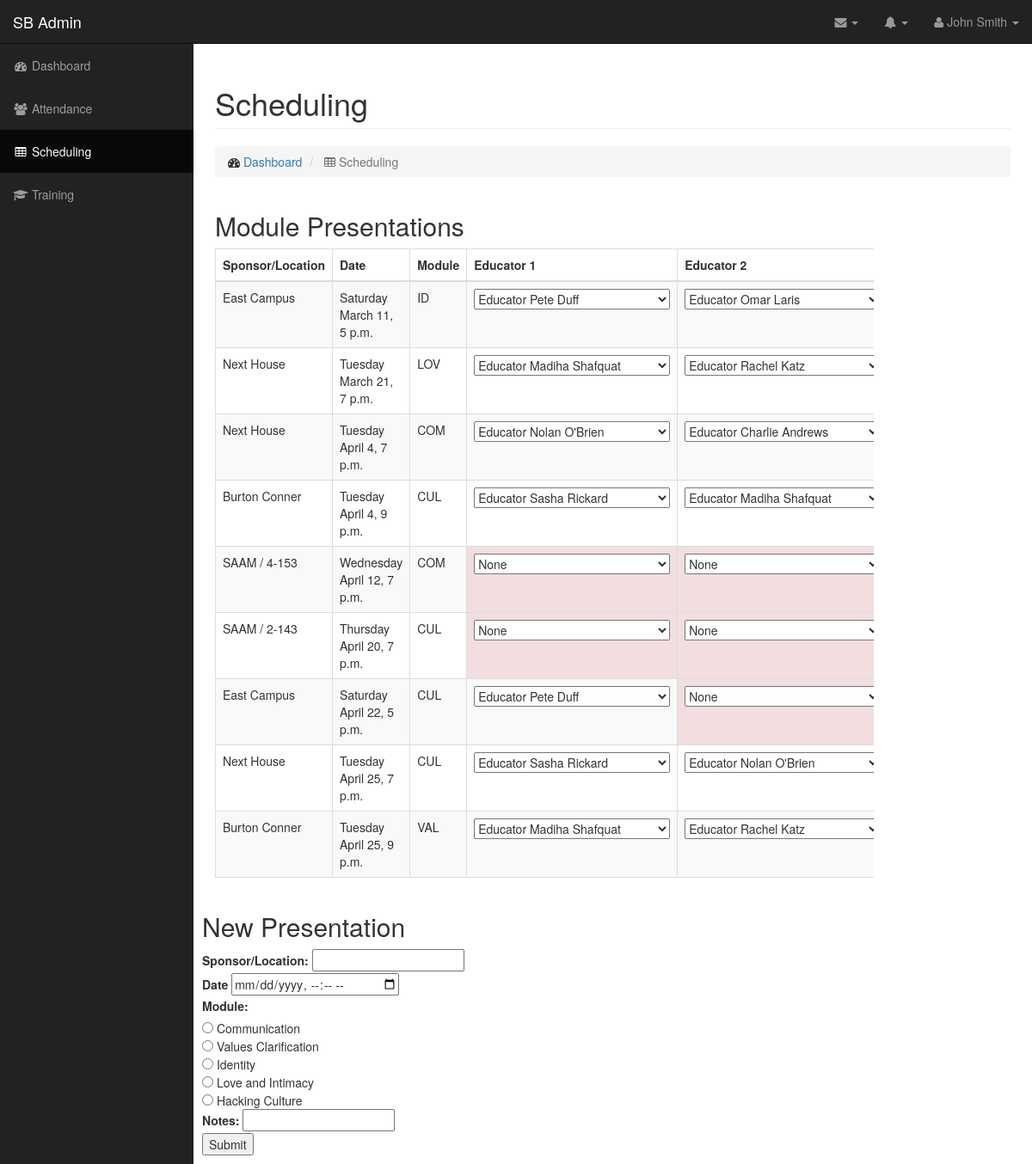
The page /scheduling on the database its author committed.
### pleasure_app/models.py (models this page shows)
class Presentation(models.Model):
	MODULE_CHOICE_ENUM = (
                ('COM','Communication'),
                ('VAL','Values'),
                ('ID','Identity'),
                ('LOV','Love'),
                ('CUL','Culture'),
        )
	location = models.CharField(max_length=200,null=True,blank=True)
	subject = models.CharField(max_length=3,choices=MODULE_CHOICE_ENUM)
	date = models.DateTimeField()
	educator1 = models.ForeignKey(
		'Educator',
		related_name='educator1',
		blank=True,
		null=True,
	)
	educator2 = models.ForeignKey(
                'Educator',
                related_name='educator2',
                blank=True,
                null=True,
        )
        supporter = models.ForeignKey(
                'Educator',
                related_name='supporter',
                blank=True,
                null=True,
        )
	notes = models.TextField(null=True,blank=True)
	def __str__(self):
		return "Presentation at " + str(self.location) + " on " + str(self.subject) + ", " + str(self.date)

class Educator(models.Model):
	first_name = models.CharField(max_length=200)
	last_name = models.CharField(max_length=200)
	training_class = models.CharField(max_length=10)
	graduation_year = models.IntegerField(default=0)
	athena = models.CharField(max_length=20)
	active = models.BooleanField(default=True)
	trained_communication = models.ForeignKey(
		'Training',
		related_name='com_training',
		blank = True,
		null = True,
		limit_choices_to={'module':'COM'},
	)
	trained_values = models.ForeignKey(
                'Training',
        	related_name='val_training',
		blank = True,
                null = True,
                limit_choices_to={'module':'VAL'},
        )
	trained_identity = models.ForeignKey(
                'Training',
		related_name='id_training',
                blank = True,
                null = True,
                limit_choices_to={'module':'ID'},
        )
	trained_love = models.ForeignKey(
                'Training',
		related_name='lov_training',
                blank = True,
        	null = True,
                limit_choices_to={'module':'LOV'},
        )
	trained_culture = models.ForeignKey(
                'Training',
		related_name='cul_training',
                blank = True,
                null = True,
                limit_choices_to={'module':'CUL'},
        )
	def __str__(self):
		return "Educator " + str(self.first_name) + ' '  + str(self.last_name)

### pleasure_app/views.py (the view)
# urls.py: url(r'^scheduling', views.scheduling, name='scheduling'),
def scheduling(request):
	educator_list = Educator.objects.filter(active=True).order_by('first_name')
	presentation_list = Presentation.objects.all().order_by('date')
	template = loader.get_template('pleasure_app/scheduling.html')
	context = {
		'educator_list':educator_list,
		'presentation_list':presentation_list,
	}
	return HttpResponse(template.render(context, request))

### pleasure_app/templates/pleasure_app/scheduling.html (shortened to what this page needs)
<!DOCTYPE html>
<html lang="en">
{% load static %}
<head>
    <link href="{% static "pleasure_app/css/bootstrap.min.css"%}"rel="stylesheet">
    <link href="{% static "pleasure_app/css/sb-admin.css"%}" rel="stylesheet">
    <link href="{% static "pleasure_app/font-awesome/css/font-awesome.min.css"%}" rel="stylesheet" type="text/css">
</head>
<body>
    <div id="wrapper">
        <nav class="navbar navbar-inverse navbar-fixed-top" role="navigation">
            <div class="navbar-header">
                <a class="navbar-brand" href="index.html">SB Admin</a>
            </div>
            <ul class="nav navbar-right top-nav">
                <li class="dropdown">
                    <a href="#" class="dropdown-toggle" data-toggle="dropdown"><i class="fa fa-envelope"></i> <b class="caret"></b></a>
                </li>
                <li class="dropdown">
                    <a href="#" class="dropdown-toggle" data-toggle="dropdown"><i class="fa fa-bell"></i> <b class="caret"></b></a>
                </li>
                <li class="dropdown">
                    <a href="#" class="dropdown-toggle" data-toggle="dropdown"><i class="fa fa-user"></i> John Smith <b class="caret"></b></a>
                </li>
            </ul>
            <div class="collapse navbar-collapse navbar-ex1-collapse">
                <ul class="nav navbar-nav side-nav">
                    <li>
                        <a href="index.html"><i class="fa fa-fw fa-dashboard"></i> Dashboard</a>
                    </li>
                    <li>
                        <a href="attendance.html"><i class="fa fa-fw fa-users"></i> Attendance</a>
                    </li>
                    <li class="active">
                        <a href="scheduling.html.html"><i class="fa fa-fw fa-table"></i> Scheduling</a>
                    </li>
                    <li>
                        <a href="training.html"><i class ="fa fa-fw fa-graduation-cap"></i> Training</a>
                   </li>
                </ul>
            </div>
        </nav>
        <div id="page-wrapper">
            <div class="container-fluid">
                <div class="row">
                    <div class="col-lg-12">
                        <h1 class="page-header">
                            Scheduling
                        </h1>
                        <ol class="breadcrumb">
                            <li>
                                <i class="fa fa-dashboard"></i>  <a href="index.html">Dashboard</a>
                            </li>
                            <li class="active">
                                <i class="fa fa-table"></i> Scheduling
                            </li>
                        </ol>
                    </div>
                </div>
                <div class="row">
                    <div class="col-lg-10">
                        <h2>Module Presentations</h2>
                        <div class="table-responsive">
                            <table class="table table-bordered table-hover table-striped">
                                <thead>
                                    <tr>
                                        <th>Sponsor/Location</th>
                                        <th>Date</th>
                                        <th>Module</th>
                                        <th>Educator 1</th>
                                        <th>Educator 2</th>
                                    </tr>
                                </thead>
                                {% if presentation_list %}
                                    <tr>
                                    {% for pres in presentation_list %}
                                        <td>{{ pres.location }}</td>
                                        <td>{{ pres.date|date:"l N j, P" }}</td>
                                        <td>{{ pres.subject }}</td>
					<td {% if not pres.educator1 %} class="danger" {% endif %} >
						<select id="ed1_select_{{pres.id}}" onchange="updatePresentation('{{pres.id}}')">
							<option value="Null"> None </option>
							{% for ed in educator_list %}
								<option value="{{ ed.athena }}" {% if ed == pres.educator1 %}selected{% endif %} >{{ ed }}</option>
							{% endfor %}
						</select>
					</td>
                                        <td {% if not pres.educator2 %} class="danger" {% endif %} >
                                                <select id="ed2_select_{{pres.id}}"  onchange="updatePresentation('{{pres.id}}')">
                                                        <option value="Null"> None </option>
                                                        {% for ed in educator_list %}
                                                                <option value="{{ ed.athena }}" {% if ed == pres.educator2 %}selected{% endif %} >{{ ed }}</option>
                                                        {% endfor %}
                                                </select>
                                        </td>
                                    </tr>
				    {% endfor %}
                                    </table>
                                {% else %}
                                    </table>
                                    <p> No upcoming presentations. </p>
                                {% endif %}
                        </div>
                    </div>
		<div class="row">
			<div class="col-lg-8">
			<h2>New Presentation</h2>
				<form action="new_presentation/" method="post">
					<label for="location">Sponsor/Location: </label>
    					<input id="location" type="text" name="location">
    					<br><label for="date">Date</label>
					<input id="date" type="datetime-local" name="date">
					<br><label for="module">Module:</label>
					<br><input id="module1" type="radio" name="module" value="COM"> Communication
                                        <br><input id="module2" type="radio" name="module" value="VAL"> Values Clarification
                                        <br><input id="module3" type="radio" name="module" value="ID"> Identity
                                        <br><input id="module4" type="radio" name="module" value="LOV"> Love and Intimacy
                                        <br><input id="module5" type="radio" name="module" value="CUL"> Hacking Culture
					<br><label for="notes">Notes:</label>
					<input id="notes" type="text" name="notes">
					<br><input type="submit" value="Submit"">
				</form>
			</div>
		</div>
                </div>
            </div>
        </div>
    </div>
</body>
</html>

### pleasure_app/static/pleasure_app/css/sb-admin.css (style rules this page uses)
body { margin-top: 100px; background-color: #222; }
@media (min-width:768px) { body { margin-top: 50px; } }
#wrapper { padding-left: 0; }
#page-wrapper { width: 100%; padding: 0; background-color: #fff; }
@media (min-width:768px) { #wrapper { padding-left: 225px; } }
@media (min-width:768px) { #page-wrapper { padding: 10px; } }
.top-nav { padding: 0 15px; }
.top-nav>li { display: inline-block; float: left; }
.top-nav>li>a { padding-top: 15px; padding-bottom: 15px; line-height: 20px; color: #999; }
@media (min-width:768px) { .side-nav { position: fixed; top: 51px; left: 225px; width: 225px; margin-left: -225px; border: none; border-radius: 0; overflow-y: auto; background-color: #222; bottom: 0; overflow-x: hidden; padding-bottom: 40px; } }
@media (min-width:768px) { .side-nav>li>a { width: 225px; } }

### rows shown on the page
Presentation: location "East Campus", date "Saturday March 11, 5 p.m.", subject "ID", educator1+id "Educator Pete Duff", educator2+id "Educator Omar Laris"
Presentation: location "Next House", date "Tuesday March 21, 7 p.m.", subject "LOV", educator1+id "Educator Madiha Shafquat", educator2+id "Educator Rachel Katz"
Presentation: location "Next House", date "Tuesday April 4, 7 p.m.", subject "COM", educator1+id "Educator Nolan O'Brien", educator2+id "Educator Charlie Andrews"
Presentation: location "Burton Conner", date "Tuesday April 4, 9 p.m.", subject "CUL", educator1+id "Educator Sasha Rickard", educator2+id "Educator Madiha Shafquat"
Presentation: location "SAAM / 4-153", date "Wednesday April 12, 7 p.m.", subject "COM", id "None"
Presentation: location "SAAM / 2-143", date "Thursday April 20, 7 p.m.", subject "CUL", id "None"
Presentation: location "East Campus", date "Saturday April 22, 5 p.m.", subject "CUL", educator1+id "Educator Pete Duff", id "None"
Presentation: location "Next House", date "Tuesday April 25, 7 p.m.", subject "CUL", educator1+id "Educator Sasha Rickard", educator2+id "Educator Nolan O'Brien"
Presentation: location "Burton Conner", date "Tuesday April 25, 9 p.m.", subject "VAL", educator1+id "Educator Madiha Shafquat", educator2+id "Educator Rachel Katz"
